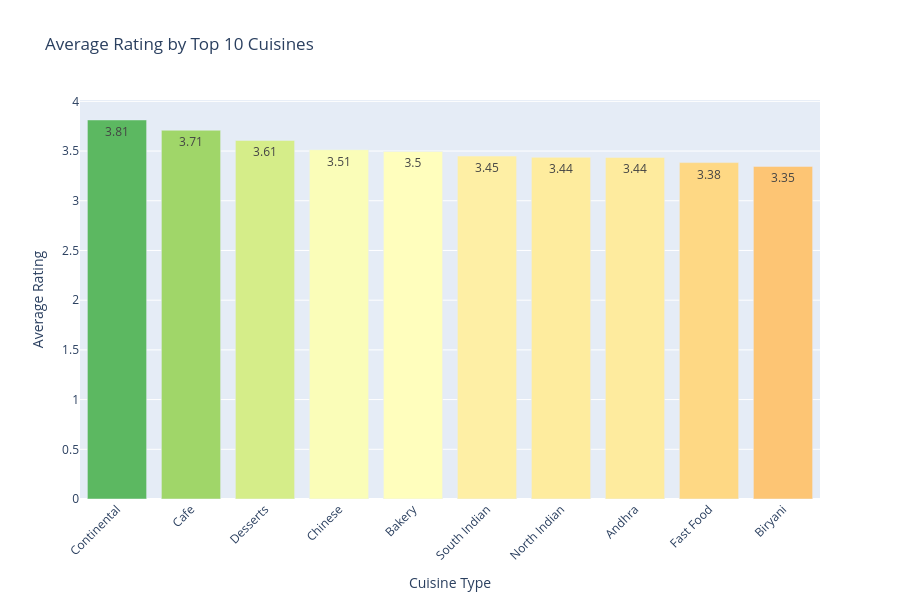

Notebook cell for this chart:
### Code cell
# 3. Cuisine Performance - Rating Analysis
top_10_cuisines = df['primary_cuisine'].value_counts().head(10).index
df_top = df[df['primary_cuisine'].isin(top_10_cuisines)]

cuisine_ratings = df_top.groupby('primary_cuisine').agg({
    'rating': ['mean', 'std', 'count'],
    'avg_cost': 'mean'
}).reset_index()

cuisine_ratings.columns = ['cuisine', 'avg_rating', 'rating_std', 'restaurant_count', 'avg_cost']
cuisine_ratings = cuisine_ratings.sort_values('avg_rating', ascending=False)

fig = go.Figure()

fig.add_trace(go.Bar(
    x=cuisine_ratings['cuisine'],
    y=cuisine_ratings['avg_rating'],
    marker_color=cuisine_ratings['avg_rating'],
    marker_colorscale='RdYlGn',
    marker_cmin=3,
    marker_cmax=4,
    text=cuisine_ratings['avg_rating'].round(2),
    textposition='auto',
    name='Avg Rating'
))

fig.update_layout(
    title='Average Rating by Top 10 Cuisines',
    xaxis_title='Cuisine Type',
    yaxis_title='Average Rating',
    height=600,
    showlegend=False
)

fig.update_xaxes(tickangle=-45)
fig.show()

print("\nTop 10 Cuisines - Performance Analysis:")
print(cuisine_ratings[['cuisine', 'avg_rating', 'restaurant_count', 'avg_cost']].to_string())

### Figure 1 — Plotly figure (JSON) as saved in the notebook; plotly's stock layout.template omitted (floating-point values rounded to 4 significant figures)
{"data": [{"marker": {"cmax": 4, "cmin": 3, "color": [3.813, 3.71, 3.607, 3.514, 3.496, 3.45, 3.437, 3.436, 3.384, 3.346], "colorscale": [[0, "rgb(165,0,38)"], [0.1, "rgb(215,48,39)"], [0.2, "rgb(244,109,67)"], [0.3, "rgb(253,174,97)"], [0.4, "rgb(254,224,139)"], [0.5, "rgb(255,255,191)"], [0.6, "rgb(217,239,139)"], [0.7, "rgb(166,217,106)"], [0.8, "rgb(102,189,99)"], [0.9, "rgb(26,152,80)"], [1, "rgb(0,104,55)"]]}, "name": "Avg Rating", "text": [3.81, 3.71, 3.61, 3.51, 3.5, 3.45, 3.44, 3.44, 3.38, 3.35], "textposition": "auto", "type": "bar", "x": ["Continental", "Cafe", "Desserts", "Chinese", "Bakery", "South Indian", "North Indian", "Andhra", "Fast Food", "Biryani"], "y": [3.813, 3.71, 3.607, 3.514, 3.496, 3.45, 3.437, 3.436, 3.384, 3.346]}], "layout": {"height": 600, "showlegend": false, "title": {"text": "Average Rating by Top 10 Cuisines"}, "xaxis": {"tickangle": -45, "title": {"text": "Cuisine Type"}}, "yaxis": {"title": {"text": "Average Rating"}}}}
